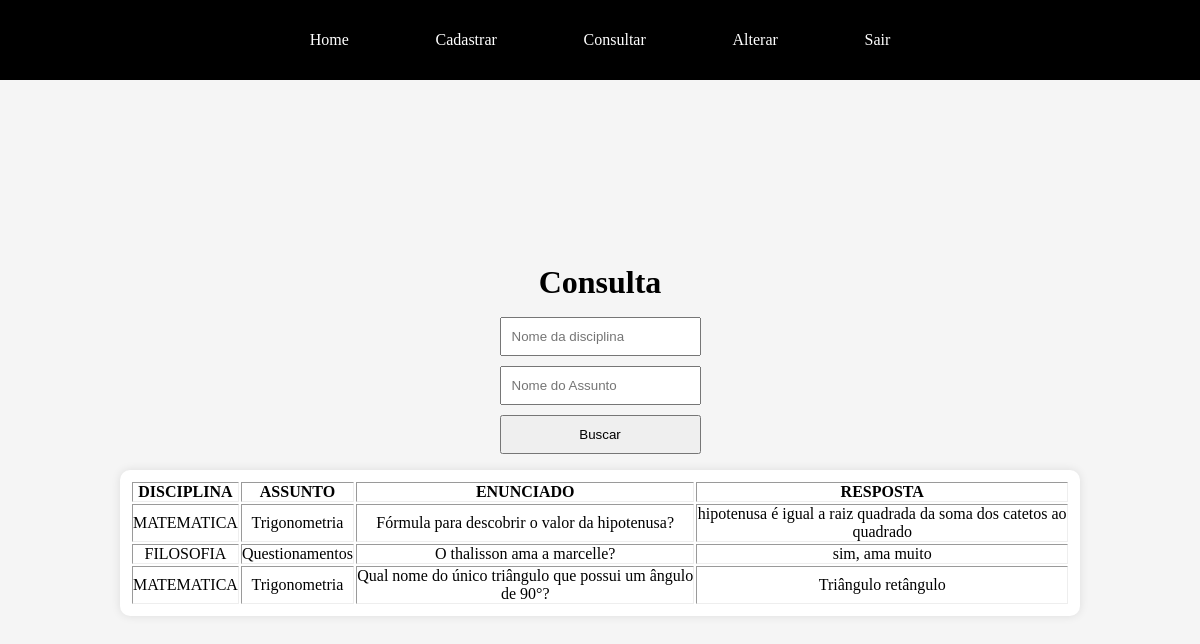
The app's page /site/acess/prof/consulta/questao/consultar.php with its own data.
### tables this page shows
CREATE TABLE `questao` (
  `disciplina` varchar(60) NOT NULL,
  `assunto` varchar(60) NOT NULL,
  `enunciado` varchar(120) NOT NULL,
  `resposta` varchar(120) NOT NULL
);

### site/acess/prof/consulta/questao/consultar.php (the view, shortened to what this page needs)
<!DOCTYPE html>
<html lang="pt-BR">
<head>
  <link rel="stylesheet" href="../../../../css/acess/consulta.css">
  <?php
    require "../../../../conexao.php";
    $sql = "SELECT * FROM questao";
    $result = mysqli_query($conn, $sql);
  ?>
</head>
<body>
  <header>
    <nav class="menu">
      <a href="../../home.php" class="menu-item"><span>Home</span></a>
      <a href="../../cadastrar.php" class="menu-item"><span>Cadastrar</span></a>
      <a href="../../consultar.php" class="menu-item"><span>Consultar</span></a>
      <a href="../../alterar.php" class="menu-item"><span>Alterar</span></a>
      <a href="../../../../index.php" class="menu-item"><span>Sair</span></a>
    </nav>
  </header>
  <main>
    <h1>Consulta</h1>
    <form action="busca.php" method="post" class="busca" style="display: flex; flex-direction: column; gap: 10px;">
      <input type="text" name="nome" placeholder="Nome da disciplina" required>
      <input type="text" name="assunto" placeholder="Nome do Assunto" required>
      <button type="submit">Buscar</button>
    </form>
    <table border="1px" class='lista'>
      <thead>
        <th>DISCIPLINA</th>
        <th>ASSUNTO</th>
        <th>ENUNCIADO</th>
        <th>RESPOSTA</th>
      </thead>
      <tbody>
        <?php
          while ($row = mysqli_fetch_assoc($result)) {
            echo "<tr>
              <td>{$row['disciplina']}</td>
              <td>{$row['assunto']}</td>
              <td>{$row['enunciado']}</td>
              <td>{$row['resposta']}</td>
            </tr>";
          }
        ?>
      </tbody>
    </table>
  </main>
</body>
</html>

### site/css/acess/consulta.css (style rules this page uses)
main { display: flex; justify-content: center; align-items: center; width: 100%; height: calc(100vh - 80px); flex-direction: column; gap: 1rem; text-align: center; background-color: whitesmoke; position: relative; overflow-y: scroll; }
input { padding: 10px; }
button { padding: 10px; cursor: pointer; }
.lista { border: none; padding: 10px; background-color: white; box-shadow: 0 0 10px rgba(0,0,0,0.1); width: 80%; border-radius: 10px; }

### site/css/acess/header.css (style rules this page uses)
* { margin: 0; padding: 0; box-sizing: border-box; text-decoration: none; }
header { width: 100%; height: 80px; background-color: black; color: white; box-shadow: 0 0 10px rgba(0,0,0,0.1); display: flex; justify-content: center; align-items: center; }
.menu { display: flex; justify-content: center; gap: 20%; }
.menu > a { color: white; position: relative; padding: 10px; }
.menu > a::after { content: ''; position: absolute; width: 0; left: 0; bottom: 0; height: 2px; background-color: white; transition: width .3s ease; }

### records on screen
questao: disciplina "MATEMATICA", assunto "Trigonometria", enunciado "Fórmula para descobrir o valor da hipotenusa?", resposta "hipotenusa é igual a raiz quadrada da soma dos catetos ao quadrado"
questao: disciplina "FILOSOFIA", assunto "Questionamentos", enunciado "O thalisson ama a marcelle?", resposta "sim, ama muito"
questao: disciplina "MATEMATICA", assunto "Trigonometria", enunciado "Qual nome do único triângulo que possui um ângulo de 90°?", resposta "Triângulo retângulo"
